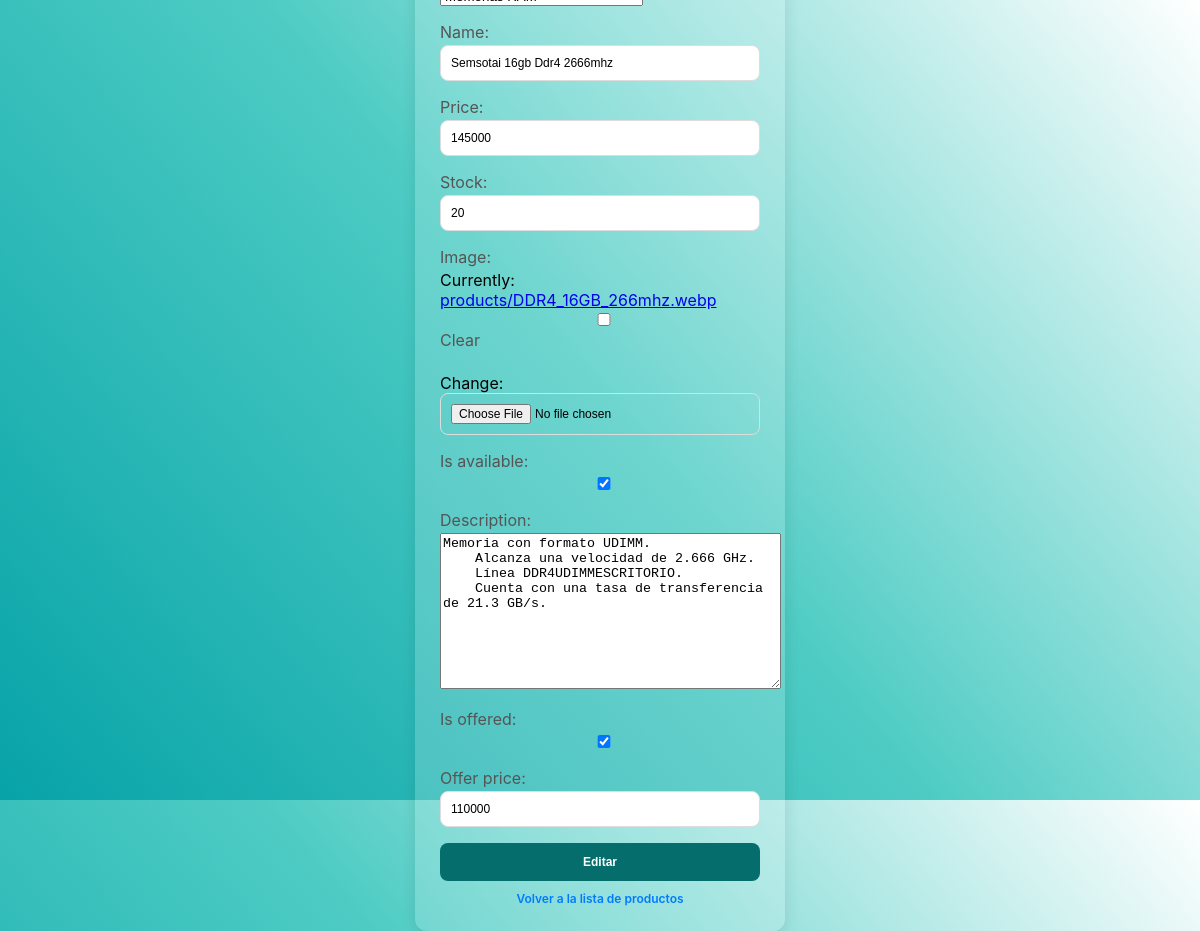
The page /edit_product/3/ on the database as committed earlier.
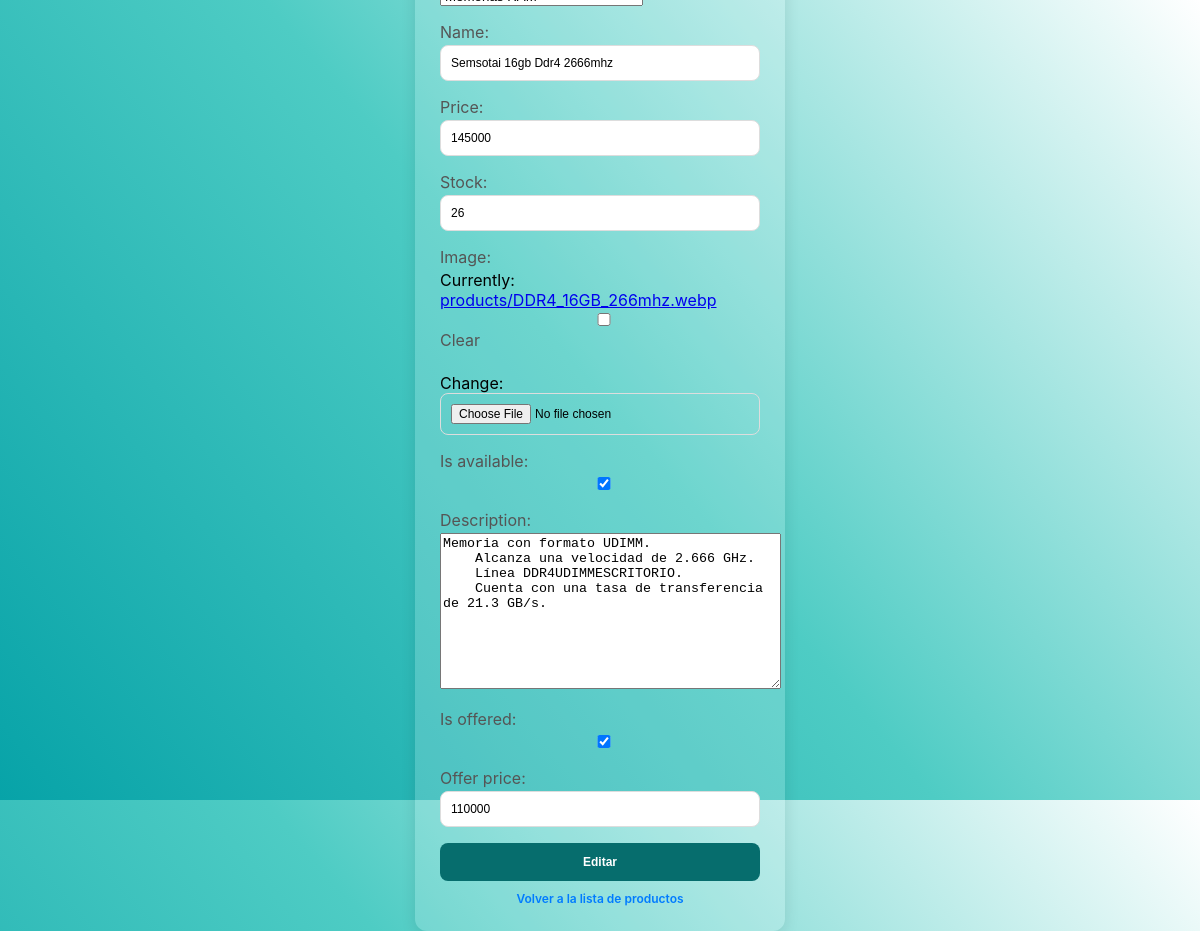
The same page on the database as committed later.
### store/models.py (models this page shows, shortened)
class Product(models.Model):
    category = models.CharField(
        choices=[
            ('Procesadores', 'Procesadores'),
            ('Monitores', 'Monitores'),
            ('Memorias RAM', 'Memorias RAM'),
            ('Memorias de Almacenamiento', 'Memorias de Almacenamiento'),
            ('Placas de video', 'Placas de video'),
            ('Fuentes de energia', 'Fuentes de energia'),
            ('Motherboards', 'Motherboards'),
            ('Refrigeracion', 'Refrigeracion'),
            ('Gabinetes', 'Gabinetes')
        ],
        default='Procesadores')
    name = models.CharField(max_length=200)
    price = models.DecimalField(max_digits=10, decimal_places=0)
    stock = models.IntegerField()
    image = models.ImageField(upload_to='products/', blank=True)
    is_available = models.BooleanField(default=True)
    description = models.TextField(blank=True)
    is_offered = models.BooleanField(default=False)
    offer_price = models.DecimalField(max_digits=10, decimal_places=0, null=True, blank=True)

### store/views.py (the view)
# urls.py: path('edit_product/<int:product_id>/', views.edit_product, name='edit_product'),
def edit_product(request, product_id):
    product = Product.objects.get(id=product_id)
    if request.method == 'POST':
        form = ProductForm(request.POST, request.FILES, instance=product)
        if form.is_valid():
            form.save()
            return redirect('store:manage_products')
    else:
        form = ProductForm(instance=product)
    return render(request, 'store/admin/edit_product.html', {'form': form})

### store/forms.py
class ProductForm(forms.ModelForm):
    class Meta:
        model = Product
        fields = ['category', 'name', 'price', 'stock', 'image', 'is_available', 'description', 'is_offered', 'offer_price']
        widgets = {
            'price': forms.NumberInput(attrs={'step': '0.01'}),
            'stock': forms.NumberInput(attrs={'step': '1'}),
            'offer_price': forms.NumberInput(attrs={'step': '0.01'}),
        }

### store/templates/store/admin/edit_product.html (shortened to what this page needs)
{% load static %}
<!DOCTYPE html>
<html lang="en">
<head>
    <link rel="stylesheet" href="{% static 'css/login.css' %}">
</head>
<body>
    <div class="login-container">
        <form method="post" class="form-group" enctype="multipart/form-data">
            {{ form.as_p }}
        <button type="submit" class="btn-submit">Editar</button>
        </form>
        <div class="link-text">
            <a href="{% url 'store:manage_products' %}">Volver a la lista de productos</a>
        </div>
    </div>
</body>
</html>

Rows that differ between the two databases and show on the page:
changed Product "Memorias RAM": stock "20" → "26"
